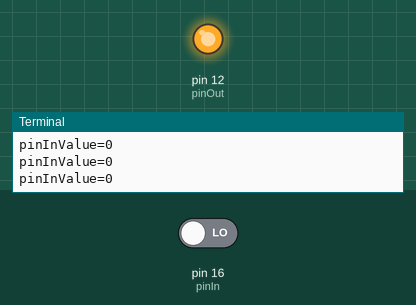
This program was run on a simulated Raspberry Pi (header pin numbers). Parts: output pins drawn as LEDs (lit = HIGH), the last lines printed to the terminal. Dashed ring = blinking. The test bench sets the inputs (shaded band); at power-on: pin 16 (pinIn) LOW.

Above: at 1.2 s.
1.3 s: pin 16 (pinIn) driven HIGH
At 1.7 s:
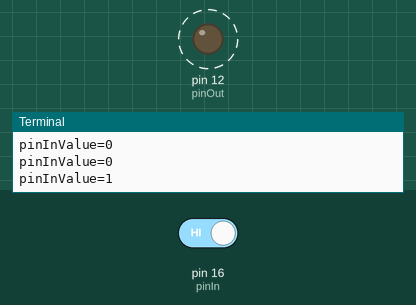
4.3 s: pin 16 (pinIn) driven LOW
At 4.5 s:
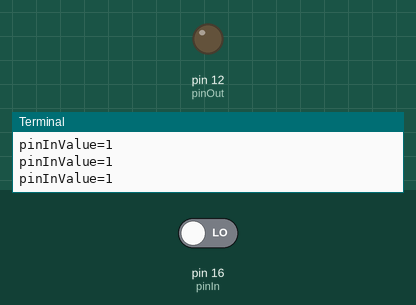
Timing chart, 0 to 7.3 s (numbered marks = the images above; inputs shaded):
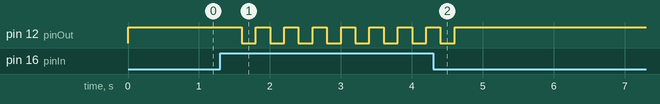

Measured:
- after the input at 1.3 s, pin 12 (pinOut): alternates HIGH for 0.20 s and LOW for 0.20 s, starting after 0.30 s
- after the input at 4.3 s, pin 12 (pinOut): goes on until 4.6 s, then stays HIGH

The program:

ledAndPush.py
```python
import RPi.GPIO as GPIO
import time

pinIn = 16
pinOut = 12
sleepTime = 0.2

GPIO.setmode(GPIO.BOARD)
GPIO.setup(pinIn,GPIO.IN)
GPIO.setup(pinOut,GPIO.OUT)

while True:
  pinInValue = GPIO.input(pinIn)
  print( "pinInValue=" + str(pinInValue) )

  if pinInValue:
    GPIO.output(pinOut, True)
    time.sleep(sleepTime)
    GPIO.output(pinOut, False)
  else:
    GPIO.output(pinOut, True)

  time.sleep(sleepTime)
```
